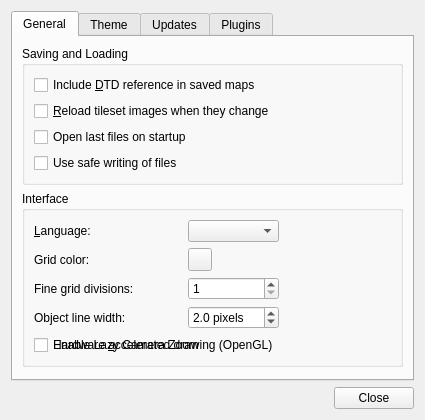
<?xml version="1.0" encoding="UTF-8"?>
<ui version="4.0">
 <class>PreferencesDialog</class>
 <widget class="QDialog" name="PreferencesDialog">
  <property name="geometry">
   <rect>
    <x>0</x>
    <y>0</y>
    <width>421</width>
    <height>426</height>
   </rect>
  </property>
  <property name="windowTitle">
   <string>Preferences</string>
  </property>
  <layout class="QVBoxLayout" name="verticalLayout">
   <property name="sizeConstraint">
    <enum>QLayout::SetFixedSize</enum>
   </property>
   <item>
    <widget class="QTabWidget" name="tabWidget">
     <property name="currentIndex">
      <number>0</number>
     </property>
     <widget class="QWidget" name="tab">
      <attribute name="title">
       <string>General</string>
      </attribute>
      <layout class="QVBoxLayout" name="verticalLayout_2">
       <item>
        <widget class="QGroupBox" name="groupBox">
         <property name="title">
          <string>Saving and Loading</string>
         </property>
         <layout class="QGridLayout" name="gridLayout">
          <item row="0" column="0" colspan="2">
           <widget class="QCheckBox" name="enableDtd">
            <property name="toolTip">
             <string>Not enabled by default since a reference to an external DTD is known to cause problems with some XML parsers.</string>
            </property>
            <property name="text">
             <string>Include &amp;DTD reference in saved maps</string>
            </property>
           </widget>
          </item>
          <item row="2" column="0">
           <widget class="QCheckBox" name="openLastFiles">
            <property name="text">
             <string>Open last files on startup</string>
            </property>
           </widget>
          </item>
          <item row="1" column="0" colspan="2">
           <widget class="QCheckBox" name="reloadTilesetImages">
            <property name="text">
             <string>&amp;Reload tileset images when they change</string>
            </property>
           </widget>
          </item>
          <item row="3" column="0">
           <widget class="QCheckBox" name="safeSaving">
            <property name="toolTip">
             <string>Turn this off if you're having trouble saving your files.</string>
            </property>
            <property name="text">
             <string>Use safe writing of files</string>
            </property>
           </widget>
          </item>
         </layout>
        </widget>
       </item>
       <item>
        <widget class="QGroupBox" name="groupBox_2">
         <property name="title">
          <string>Interface</string>
         </property>
         <layout class="QGridLayout" name="gridLayout_2">
          <item row="5" column="0" colspan="4">
           <widget class="QCheckBox" name="openGL">
            <property name="text">
             <string>Hardware &amp;accelerated drawing (OpenGL)</string>
            </property>
           </widget>
          </item>
          <item row="5" column="0" colspan="4">
           <widget class="QCheckBox" name="lazyCam">
            <property name="text">
             <string>Enable Lazy Camera Zoom</string>
            </property>
             <property name="toolTip">
             <string>Enabled - &amp;Mousewheel to zoom
              Disabled - &amp;Ctrl-&amp;Mousewheel to zoom</string>
            </property>
           </widget>
          </item>
          <item row="0" column="0">
           <widget class="QLabel" name="label_2">
            <property name="text">
             <string>&amp;Language:</string>
            </property>
            <property name="buddy">
             <cstring>languageCombo</cstring>
            </property>
           </widget>
          </item>
          <item row="2" column="0">
           <widget class="QLabel" name="label_3">
            <property name="text">
             <string>Grid color:</string>
            </property>
            <property name="buddy">
             <cstring>gridColor</cstring>
            </property>
           </widget>
          </item>
          <item row="2" column="3">
           <widget class="Tiled::Internal::ColorButton" name="gridColor"/>
          </item>
          <item row="0" column="4">
           <spacer name="horizontalSpacer_2">
            <property name="orientation">
             <enum>Qt::Horizontal</enum>
            </property>
            <property name="sizeHint" stdset="0">
             <size>
              <width>0</width>
              <height>20</height>
             </size>
            </property>
           </spacer>
          </item>
          <item row="0" column="3">
           <widget class="QComboBox" name="languageCombo"/>
          </item>
          <item row="3" column="0">
           <widget class="QLabel" name="label_4">
            <property name="text">
             <string>Fine grid divisions:</string>
            </property>
            <property name="buddy">
             <cstring>gridFine</cstring>
            </property>
           </widget>
          </item>
          <item row="3" column="3">
           <widget class="QSpinBox" name="gridFine">
            <property name="minimum">
             <number>1</number>
            </property>
            <property name="maximum">
             <number>128</number>
            </property>
           </widget>
          </item>
          <item row="4" column="3">
           <widget class="QDoubleSpinBox" name="objectLineWidth">
            <property name="suffix">
             <string> pixels</string>
            </property>
            <property name="decimals">
             <number>1</number>
            </property>
            <property name="minimum">
             <double>1.000000000000000</double>
            </property>
            <property name="value">
             <double>2.000000000000000</double>
            </property>
           </widget>
          </item>
          <item row="4" column="0">
           <widget class="QLabel" name="label">
            <property name="text">
             <string>Object line width:</string>
            </property>
            <property name="buddy">
             <cstring>objectLineWidth</cstring>
            </property>
           </widget>
          </item>
         </layout>
        </widget>
       </item>
       <item>
        <spacer name="verticalSpacer">
         <property name="orientation">
          <enum>Qt::Vertical</enum>
         </property>
         <property name="sizeHint" stdset="0">
          <size>
           <width>381</width>
           <height>1</height>
          </size>
         </property>
        </spacer>
       </item>
      </layout>
     </widget>
     <widget class="QWidget" name="tab_2">
      <attribute name="title">
       <string>Theme</string>
      </attribute>
      <layout class="QVBoxLayout" name="verticalLayout_3">
       <item>
        <widget class="QGroupBox" name="groupBox_3">
         <property name="title">
          <string>Theme</string>
         </property>
         <layout class="QGridLayout" name="gridLayout_4">
          <item row="0" column="1">
           <spacer name="horizontalSpacer_4">
            <property name="orientation">
             <enum>Qt::Horizontal</enum>
            </property>
            <property name="sizeHint" stdset="0">
             <size>
              <width>72</width>
              <height>20</height>
             </size>
            </property>
           </spacer>
          </item>
          <item row="0" column="2">
           <widget class="QComboBox" name="styleCombo"/>
          </item>
          <item row="2" column="0" colspan="2">
           <widget class="QLabel" name="selectionColorLabel">
            <property name="text">
             <string>Selection color:</string>
            </property>
           </widget>
          </item>
          <item row="2" column="2">
           <widget class="Tiled::Internal::ColorButton" name="selectionColor"/>
          </item>
          <item row="0" column="0">
           <widget class="QLabel" name="label_5">
            <property name="text">
             <string>Style:</string>
            </property>
            <property name="buddy">
             <cstring>styleCombo</cstring>
            </property>
           </widget>
          </item>
          <item row="1" column="2">
           <widget class="Tiled::Internal::ColorButton" name="baseColor"/>
          </item>
          <item row="0" column="3">
           <spacer name="horizontalSpacer">
            <property name="orientation">
             <enum>Qt::Horizontal</enum>
            </property>
            <property name="sizeHint" stdset="0">
             <size>
              <width>72</width>
              <height>20</height>
             </size>
            </property>
           </spacer>
          </item>
          <item row="1" column="0">
           <widget class="QLabel" name="baseColorLabel">
            <property name="text">
             <string>Base color:</string>
            </property>
            <property name="buddy">
             <cstring>baseColor</cstring>
            </property>
           </widget>
          </item>
         </layout>
        </widget>
       </item>
       <item>
        <spacer name="verticalSpacer_3">
         <property name="orientation">
          <enum>Qt::Vertical</enum>
         </property>
         <property name="sizeHint" stdset="0">
          <size>
           <width>20</width>
           <height>40</height>
          </size>
         </property>
        </spacer>
       </item>
      </layout>
     </widget>
     <widget class="QWidget" name="tab_3">
      <attribute name="title">
       <string>Updates</string>
      </attribute>
      <layout class="QVBoxLayout" name="verticalLayout_7">
       <item>
        <widget class="QGroupBox" name="groupBox_5">
         <property name="title">
          <string>Updates</string>
         </property>
         <layout class="QGridLayout" name="gridLayout_3">
          <item row="1" column="3">
           <widget class="QPushButton" name="checkForUpdate">
            <property name="enabled">
             <bool>false</bool>
            </property>
            <property name="text">
             <string>Check Now</string>
            </property>
           </widget>
          </item>
          <item row="0" column="0" colspan="4">
           <widget class="QCheckBox" name="autoUpdateCheckBox">
            <property name="enabled">
             <bool>false</bool>
            </property>
            <property name="text">
             <string>Automatically check for updates</string>
            </property>
           </widget>
          </item>
          <item row="1" column="1">
           <spacer name="horizontalSpacer_3">
            <property name="orientation">
             <enum>Qt::Horizontal</enum>
            </property>
            <property name="sizeHint" stdset="0">
             <size>
              <width>40</width>
              <height>20</height>
             </size>
            </property>
           </spacer>
          </item>
          <item row="1" column="0">
           <widget class="QLabel" name="lastAutoUpdateCheckLabel">
            <property name="enabled">
             <bool>false</bool>
            </property>
            <property name="text">
             <string notr="true"/>
            </property>
           </widget>
          </item>
         </layout>
        </widget>
       </item>
       <item>
        <spacer name="verticalSpacer_2">
         <property name="orientation">
          <enum>Qt::Vertical</enum>
         </property>
         <property name="sizeHint" stdset="0">
          <size>
           <width>20</width>
           <height>40</height>
          </size>
         </property>
        </spacer>
       </item>
      </layout>
     </widget>
     <widget class="QWidget" name="tab_4">
      <attribute name="title">
       <string>Plugins</string>
      </attribute>
      <layout class="QVBoxLayout" name="verticalLayout_6">
       <item>
        <widget class="QGroupBox" name="groupBox_4">
         <property name="title">
          <string>Enabled Plugins</string>
         </property>
         <layout class="QVBoxLayout" name="verticalLayout_5">
          <item>
           <widget class="QListView" name="pluginList"/>
          </item>
         </layout>
        </widget>
       </item>
      </layout>
     </widget>
    </widget>
   </item>
   <item>
    <widget class="QDialogButtonBox" name="buttonBox">
     <property name="orientation">
      <enum>Qt::Horizontal</enum>
     </property>
     <property name="standardButtons">
      <set>QDialogButtonBox::Close</set>
     </property>
    </widget>
   </item>
  </layout>
 </widget>
 <customwidgets>
  <customwidget>
   <class>Tiled::Internal::ColorButton</class>
   <extends>QToolButton</extends>
   <header>colorbutton.h</header>
  </customwidget>
 </customwidgets>
 <tabstops>
  <tabstop>tabWidget</tabstop>
  <tabstop>enableDtd</tabstop>
  <tabstop>reloadTilesetImages</tabstop>
  <tabstop>openLastFiles</tabstop>
  <tabstop>safeSaving</tabstop>
  <tabstop>languageCombo</tabstop>
  <tabstop>gridColor</tabstop>
  <tabstop>gridFine</tabstop>
  <tabstop>objectLineWidth</tabstop>
  <tabstop>openGL</tabstop>
  <tabstop>styleCombo</tabstop>
  <tabstop>selectionColor</tabstop>
  <tabstop>baseColor</tabstop>
  <tabstop>checkForUpdate</tabstop>
  <tabstop>autoUpdateCheckBox</tabstop>
  <tabstop>pluginList</tabstop>
 </tabstops>
 <resources/>
 <connections>
  <connection>
   <sender>buttonBox</sender>
   <signal>rejected()</signal>
   <receiver>PreferencesDialog</receiver>
   <slot>reject()</slot>
   <hints>
    <hint type="sourcelabel">
     <x>322</x>
     <y>416</y>
    </hint>
    <hint type="destinationlabel">
     <x>315</x>
     <y>312</y>
    </hint>
   </hints>
  </connection>
 </connections>
</ui>
